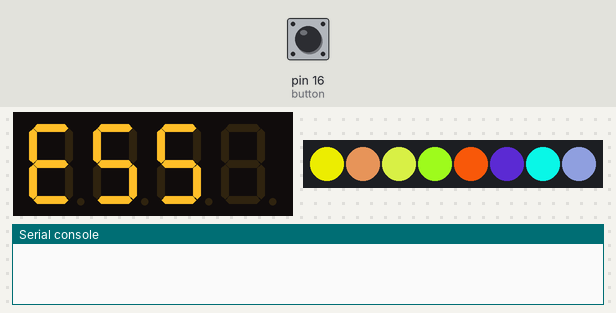
Bench run of a program on a simulated MicroPython board. Parts: 4-digit seven-segment display, 8 RGB LEDs in strip order, left to right, the last lines printed to the serial console. The inputs (shaded band) are chosen by the test bench; at power-on: pin 16 (button) HIGH. Random numbers come from a fixed seed; threads take turns every 2 ms.

Above: at 1.27 s.
1.3 s: pin 16 (button) pulled LOW for 3 s
At 4.02 s:
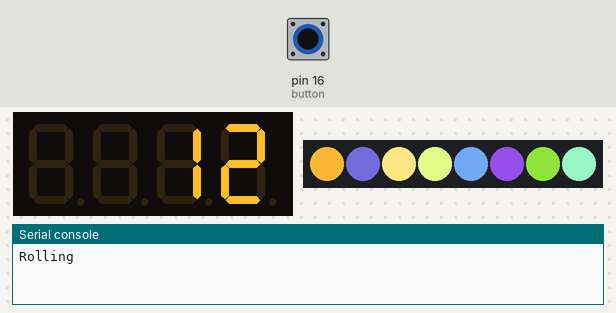
6.0 s: pin 16 (button) driven LOW
At 9.74 s:
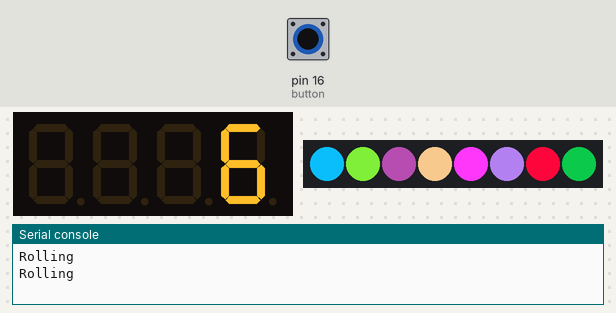
15.4 s: pin 16 (button) driven LOW
20.1 s: pin 16 (button) driven HIGH
At 21.9 s:
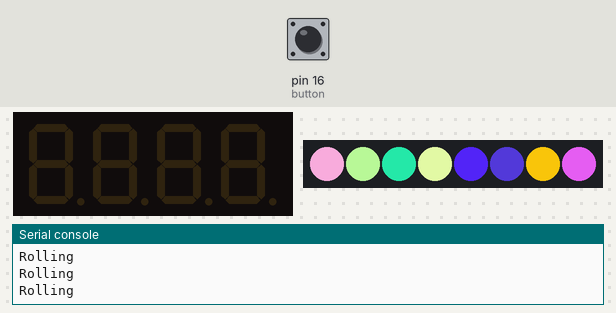
24.8 s: pin 16 (button) driven LOW
At 25.5 s:
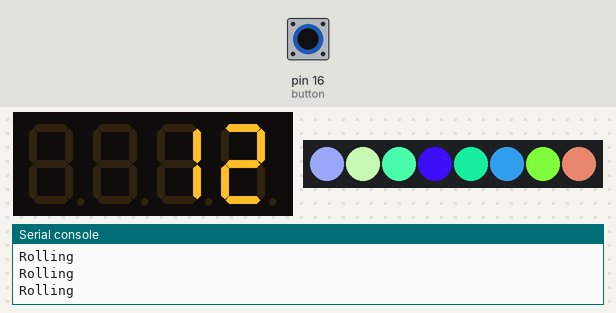
Timing chart, 0 to 32.1 s (numbered marks = the images above; inputs shaded):
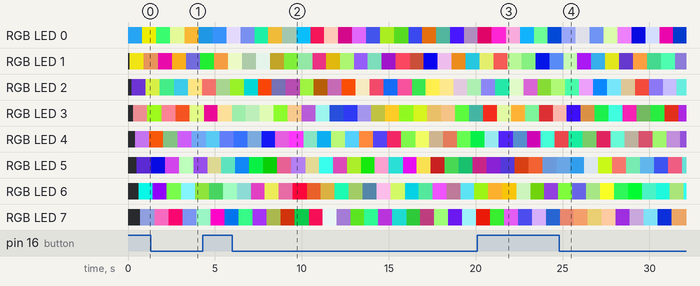

The program:

dice_roller.py
```python
from machine import Pin
import tm1637
from random import randint
from utime import sleep
import _thread
from neopixel import Neopixel

mydisplay = tm1637.TM1637(clk=Pin(26), dio=Pin(27))
button = Pin(16, machine.Pin.IN, machine.Pin.PULL_UP)
pixels = Neopixel(8, 0, 15, "GRB")

def core0_thread():
    while True:
        if not button.value():
            mydisplay.show("    ")
            print("Rolling")
            for i in range(10):
                mydisplay.number(randint(1,20))
                sleep(0.1)
            sleep(5)
        else:
            mydisplay.scroll("Press to roll", delay=200)
def core1_thread():
    while True:
        for i in range(8):
            pixels.set_pixel(i,(((randint(1,254), randint(1,254), randint(1,254)))))
            pixels.show()
            sleep(0.1)

second_thread = _thread.start_new_thread(core1_thread, ())
core0_thread()
```
